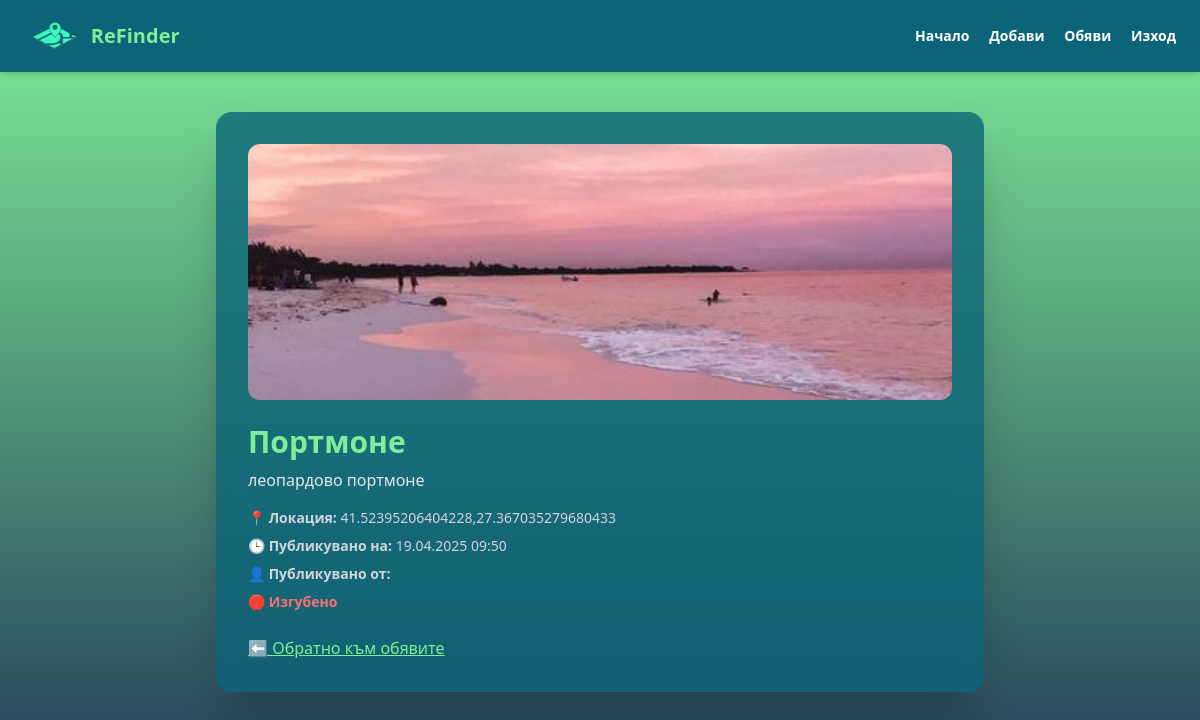
/ads/1/, run on an earlier commit of the app's database.
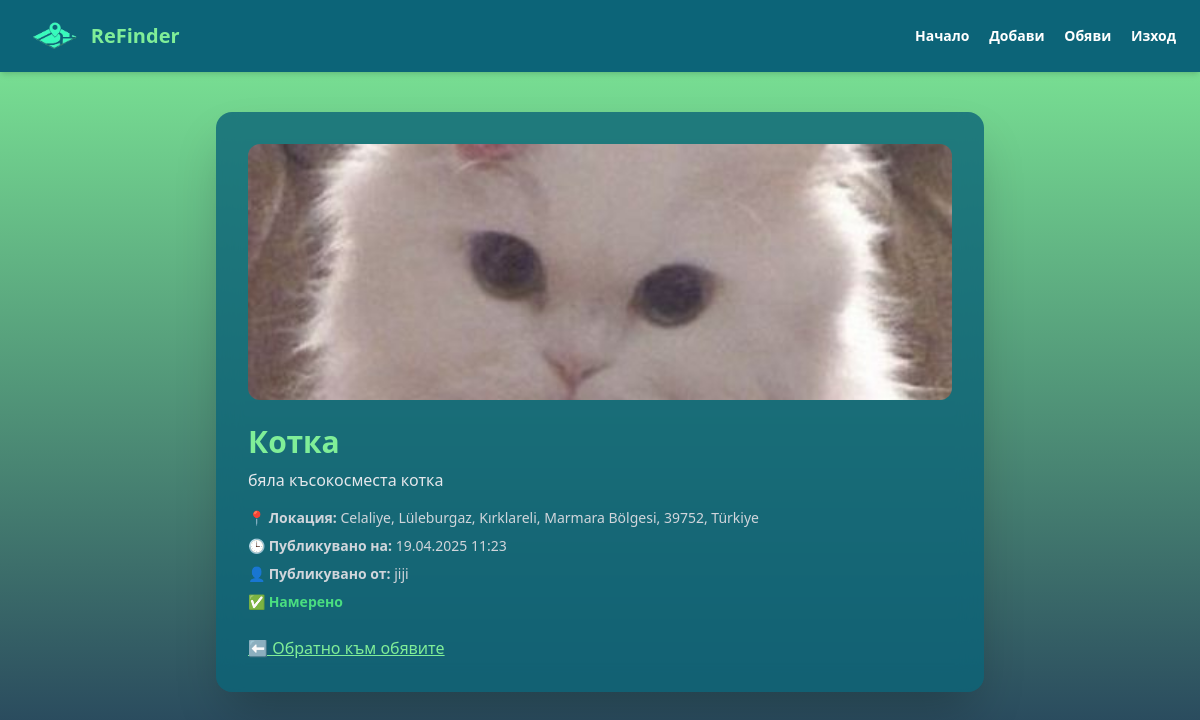
And on a later commit of the database.
### ReFinds/models.py (models this page shows, shortened)
class Ad(models.Model):
    STATUS_CHOICES = [
        ('lost', 'Изгубено'),
        ('found', 'Намерено'),
    ]
    title = models.CharField(max_length=100)
    description = models.TextField(max_length=300)
    status = models.CharField(max_length=10, choices=STATUS_CHOICES,default='lost')
    image = models.ImageField(upload_to='ads_images/', blank=True, null=True)
    location = models.CharField(max_length=100, blank=True)
    latitude = models.FloatField(null=True, blank=True)
    longitude = models.FloatField(null=True, blank=True)
    created_at = models.DateTimeField(auto_now_add=True)
    user = models.ForeignKey(User, on_delete=models.CASCADE)

### ReFinds/views.py (the view)
# urls.py: path('ads/<int:ad_id>/', views.ad_detail_view, name='ad_detail'),
def ad_detail_view(request, ad_id):
    ad = get_object_or_404(Ad, id=ad_id)
    return render(request, 'ad_detail.html', {'ad': ad})

### ReFinds/templates/ad_detail.html (shortened to what this page needs)
<!DOCTYPE html>
{% load static %}
<html lang="bg">
<head>
  <script src="https://cdn.tailwindcss.com"></script>
  <link rel="stylesheet" href="{% static 'listing.css' %}">
</head>
<body class="bg-[#213A58] text-white min-h-screen">
  <nav class="flex justify-between items-center px-6 py-4 bg-[#0C6478] shadow-md">
    <div class="flex items-center gap-2">
      <img src="{% static 'logo-removebg-preview.png' %}" alt="ReFinder Logo" class="h-10">
      <span class="text-xl font-bold text-[#80EE98]">ReFinder</span>
    </div>
    <div class="space-x-4 text-sm font-semibold">
      <a href="{% url 'home' %}" class="hover:text-[#80EE98]">Начало</a>
      <a href="{% url 'listing' %}" class="hover:text-[#80EE98]">Добави</a>
      <a href="{% url 'ad_list' %}" class="hover:text-[#80EE98]">Обяви</a>
      <a href="{% url 'logout' %}" class="hover:text-[#80EE98]">Изход</a>
    </div>
  </nav>
  <div class="max-w-3xl mx-auto mt-10 bg-[#0C6478]/80 backdrop-blur-md p-8 rounded-2xl shadow-2xl">
    {% if ad.image %}
      <img src="{{ ad.image.url }}" alt="Ad Image" class="w-full h-64 object-cover rounded-xl mb-6">
    {% endif %}
    <h1 class="text-3xl font-bold text-[#80EE98] mb-2">{{ ad.title }}</h1>
    <p class="text-gray-200 mb-4">{{ ad.description }}</p>
    <div class="text-sm text-gray-300 space-y-2">
      <p>📍 <strong>Локация:</strong> {{ ad.location }}</p>
      <p>🕒 <strong>Публикувано на:</strong> {{ ad.created_at|date:"d.m.Y H:i" }}</p>
      <p>👤 <strong>Публикувано от:</strong> {{ ad.user.username }}</p>
      <p>
        {% if ad.status == 'lost' %}
          🛑 <strong class="text-red-400">Изгубено</strong>
        {% elif ad.status == 'found' %}
          ✅ <strong class="text-green-400">Намерено</strong>
        {% endif %}
      </p>
    </div>
    <div class="mt-6">
      <a href="{% url 'ad_list' %}" class="text-[#80EE98] underline hover:text-[#46DFB1]">⬅ Обратно към обявите</a>
    </div>
  </div>
</body>
</html>

### ReFinds/static/listing.css (style rules this page uses)
body { background: linear-gradient(to bottom, #80EE98, #213A58); }

What changed in the data, as far as the page shows it:
changed Ad: image: a different picture; title "Портмоне" → "Котка"; description "леопардово портмоне" → "бяла късокосместа котка"; location "41.52395206404228,27.367035279680433" → "Celaliye, Lüleburgaz, Kırklareli, Marmara Bölgesi, 39752, Türkiye"; created_at "19.04.2025 09:50" → "19.04.2025 11:23"; user.username (not shown) → "jiji"; status "lost" → "found" (drawn)
Also different on the page:
text no longer shown: "🛑 Изгубено"
text now shown: "✅ Намерено"
